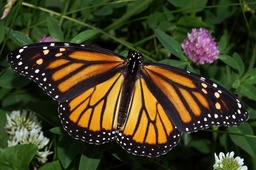
#> input picture Monarch.jpg, 256 x 170 px, shrunk from 800 x 532 before the run
$ python 'Spatial Filtering.py'
#> lines starting #> are read from the running program, lines starting #| are printed output that depends on the picture
import numpy
import matplotlib.pyplot as mplplt
import matplotlib.image as mplimg

#Function for Creating any Size Gaussian Kernal based on Gaussian Formula
def createGaussian(len, sigma):
    gaussian = numpy.zeros((len, len))
    sideMax = numpy.int(numpy.floor(len / 2))
    sideMin = -sideMax
    total = 0
    for s in range(sideMin, sideMax+1):
        for t in range(sideMin, sideMax + 1):
            gaussian[s+sideMax][t+sideMax] = numpy.exp(-(s*s+t*t)/(2*sigma*sigma))
            total += gaussian[s+sideMax][t+sideMax]
    gaussian = gaussian/total
    return gaussian

##Upload Images to Test
#img = mplimg.imread(r'testImage.jpg')
img = mplimg.imread(r'Monarch.jpg')
#> img is the input picture: shape (170, 256, 3); mean R, G, B 66.8, 63.4, 33.4

##Convert Image Into Grayscale
def rgb2gray(image):
    imgNew = numpy.dot(image[...,:3], [0.2126, 0.7152, 0.0722])
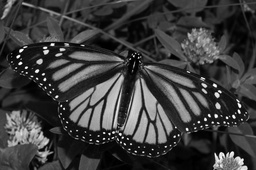
#> imgNew: shape (170, 256) float64; min 0, max 255, mean 61.9
    return imgNew

grayImg = numpy.round(rgb2gray(img))

#Display Grayscaled Iamge
mplplt.imshow(grayImg, cmap = 'gray')
mplplt.title("Original Image in Grayscale")
mplplt.show()

##Each individual element of the convoluted Image is computed with convMult() [used in my convolution() fuction]
def convMult(img, matrix, len, sideMax, x, y):
    imgFiltEntry = 0.0
    for i in range(0, len):
        for j in range (0, len):
            imgFiltEntry = imgFiltEntry + matrix[j,i]*img[x-sideMax+j, y-sideMax+i]
    return  imgFiltEntry

## This will produce the entire convoluted image. Applies the convMult() function.
## Can convolute for any size NxN matrix.
def convolution(matrix, len, img, imgXSize, imgYSize):
    imgFilt = numpy.zeros((imgXSize, imgYSize))*1.0 #creates the zeroed out "canvas" that our filtered Image will be on
    sideMax = numpy.int(numpy.floor(len / 2)) #figures out the max X and Y position of a centered kernel
    for x in range(sideMax,imgXSize-sideMax):
        for y in range (sideMax, imgYSize-sideMax):
            imgFilt[x,y] = convMult(img, matrix, len, sideMax, x, y) #each element of the convoluted Image is computed with convMult()
    return imgFilt

#Find the Size of Each Dimension of the Original Image
imgXSize, imgYSize = numpy.shape(grayImg)
#> imgXSize = 170; imgYSize = 256

#List of Kernals
average5x5 = numpy.ones((5,5))/25
sharpen3x3 = numpy.array([[-1, -1, -1], [-1, 9, -1], [-1, -1, -1]])/9.0
laplacian5x5 = numpy.array([[-1, -1, -1, -1, -1], [-1, -1, -1, -1, -1], [-1 ,-1, 24, -1, -1], [-1, -1, -1, -1, -1], [-1, -1, -1, -1, -1]])/24.0
gaussLen = 7
sigma = 1
gauss7x7 = createGaussian(gaussLen, sigma) #arg[1] = length of one Side, arg[2] = sigma

#Compute and Display Sharpened Filtered Image
imgSharpen = convolution(sharpen3x3, 3, grayImg, imgXSize, imgYSize)
#> after the loop in convolution, `for x in range(sideMax,imgXSize-sideMax):`:
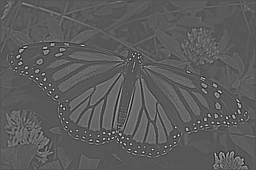
#> imgFilt: shape (170, 256) float64; min -99.33, max 193.9, mean 6.8; drawn with min black and max white
imgSharpen = imgSharpen.astype('uint8')
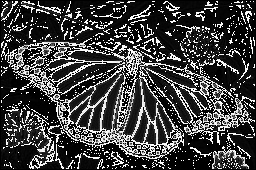
#> imgSharpen: shape (170, 256); min 0, max 255, mean 65.8
mplplt.imshow(imgSharpen, cmap='gray')
mplplt.title("3x3 Sharpen Kernal Filtered Image")
mplplt.show()

#Compute and Display Gaussian Filtered Image
imgGauss = convolution(gauss7x7, 7, grayImg, imgXSize, imgYSize)
#> call 2 of convolution, with matrix = array of shape (7, 7), len = 7, imgXSize = 170, imgYSize = 256
#> after the loop in convolution (call 2), `for x in range(sideMax,imgXSize-sideMax):`:
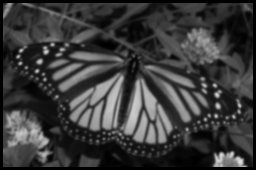
#> imgFilt: shape (170, 256) float64; min 0, max 224.3, mean 59
imgGauss = imgGauss.astype('uint8')
mplplt.imshow(imgGauss, cmap='gray')
mplplt.title("7x7 Gaussian Kernal Filted Image")
mplplt.show()

#Compute and Display Laplacian of Gaussian Filtered Image
imgLoG = convolution(laplacian5x5, 5, imgGauss, imgXSize, imgYSize)
#> call 3 of convolution, with matrix = array of shape (5, 5), len = 5, imgXSize = 170, imgYSize = 256
#> after the loop in convolution (call 3), `for x in range(sideMax,imgXSize-sideMax):`:
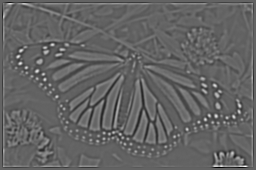
#> imgFilt: shape (170, 256) float64; min -71.04, max 110.6, mean 0.2; drawn with min black and max white
imgLoG = imgLoG.astype('uint8')
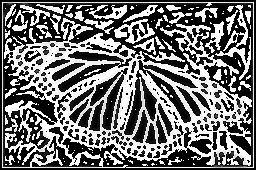
#> imgLoG: shape (170, 256); min 0, max 255, mean 112.2
mplplt.imshow(imgLoG, cmap='gray')
mplplt.title("Image after Laplacian of Gaussian")
mplplt.show()


print("Hello World")
